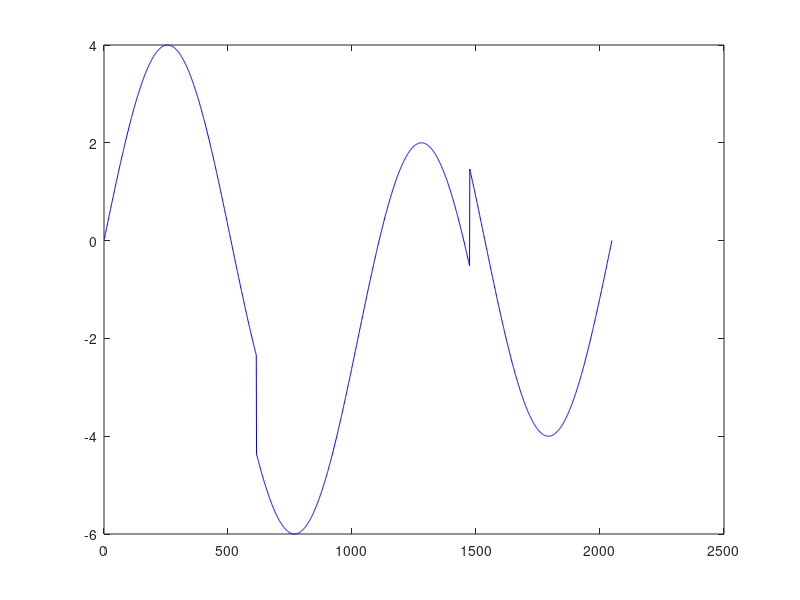
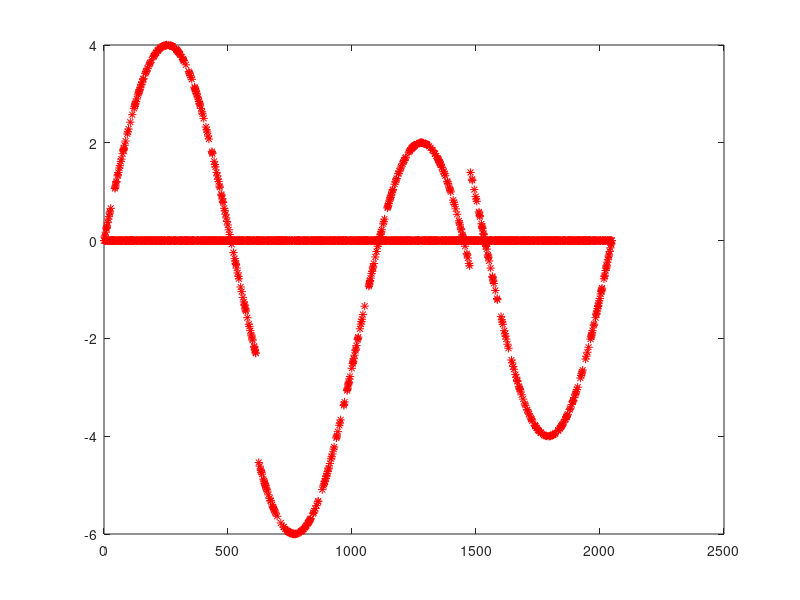
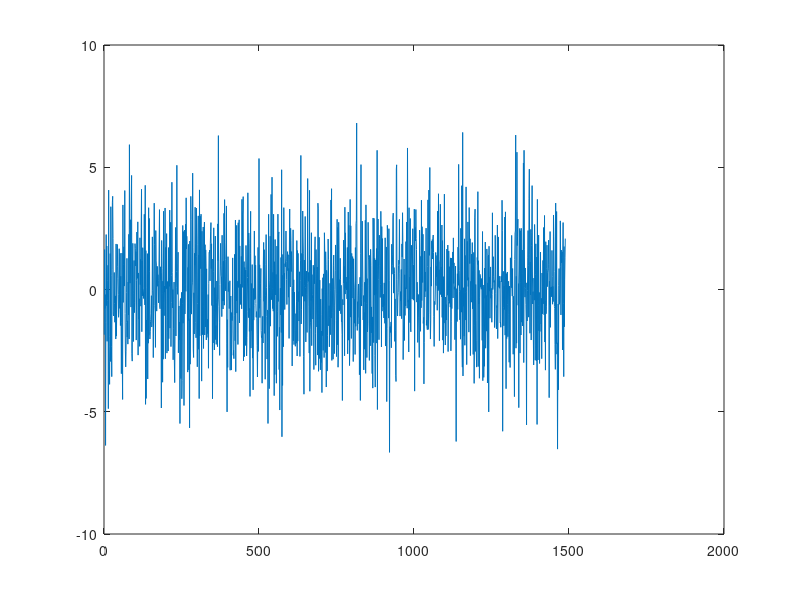

MATLAB code for these plots, in order: (Note: this script raises an error after producing the figures.)
clear all
close all
clc

%% Load a sample signal %%
load('HeaviSine_2048.mat');
x=HeaviSine';
n=length(x)


figure(1)
plot(x,'b')


%% Creat a Sparse signal
for k=1:length(x)
    flag=rand(1);
    if flag>0.3
        x(k)=0;
    end
end
figure(2)
plot(x,'r*')
hold on


%% Calculate the Sparsity and the sample size
K=length(find(abs(x)>0.0001))
c=2
m=ceil(c*K*log(n/K))


%% Create the sampling matrix Phi
Phi=sqrt(1/m)*randn(m,n);

y=Phi*x;
figure(3)
plot(y)

% %% Solve the l1 minimization problem to recover x from y
% cvx_begin
% cvx_solver gurobi
%     variable x_rec(2048)
%     minimize (norm(x_rec,1))
%     subject to
%         Phi*x_rec == y 
% cvx_end
% figure(2)
% plot(x_rec,'gO')


%% Solve the unconstrained l1-LS problem to recover x from y
mu=0.000001; %0.000001  0.00001   0.0001    0.001
% mu=0.001;
cvx_begin
cvx_solver gurobi
variable x_rec_2(2048)
minimize (0.5*x_rec_2'*Phi'*Phi*x_rec_2-y'*Phi*x_rec_2+0.5*y'*y+mu*norm(x_rec_2,1))
cvx_end

figure(2)
plot(x_rec_2,'gO')





